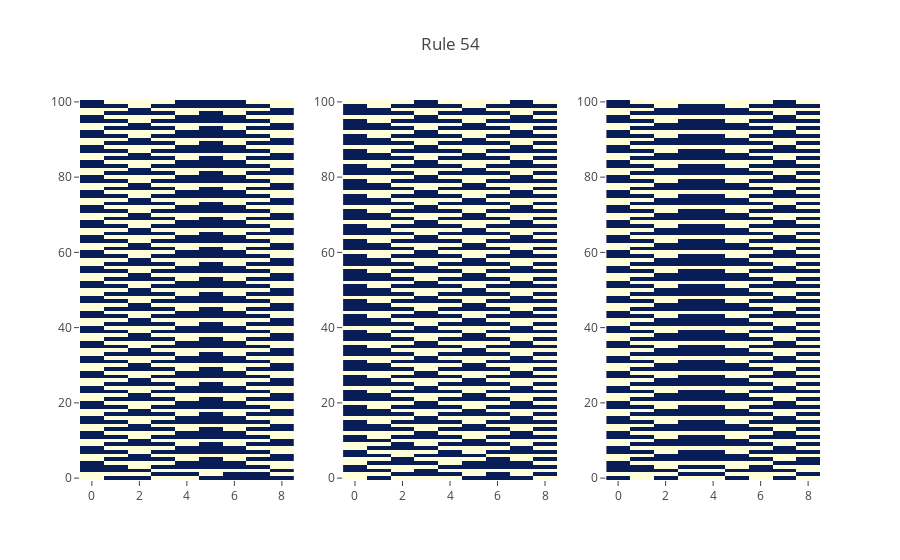

Notebook cell for this chart:
### Markdown cell above
### Class 4

Class 4 CA form areas of repetive states but also structures that interact in a complicated way.

### Code cell
rule = 54

figure = tools.make_subplots(rows=1, cols=3, print_grid=False)

figure.append_trace(
    go.Heatmap(z=simulate(np.random.randint(0, 2, 10), rule, 100), colorscale='YlGnBu', showscale=False),
1, 1)
figure.append_trace(
    go.Heatmap(z=simulate(np.random.randint(0, 2, 10), rule, 100), colorscale='YlGnBu', showscale=False),
1, 2)
figure.append_trace(
    go.Heatmap(z=simulate(np.random.randint(0, 2, 10), rule, 100), colorscale='YlGnBu', showscale=False),
1, 3)

figure['layout'].update(title=f'Rule {rule}')

py.iplot(figure)

### Figure 1 — Plotly figure (JSON) as saved in the notebook; plotly's stock layout.template omitted (floating-point values rounded to 4 significant figures; data arrays with more than 128 entries replaced by an {"elided": "..."} marker saying what was removed)
{"data": [{"colorscale": "YlGnBu", "showscale": false, "type": "heatmap", "uid": "765fb901-088b-48de-8a29-c8cdc5489d4c", "xaxis": "x", "yaxis": "y", "z": {"elided": "101x9 int values"}}, {"colorscale": "YlGnBu", "showscale": false, "type": "heatmap", "uid": "05827af7-68fd-4eef-b4ed-838e9d8eec3d", "xaxis": "x2", "yaxis": "y2", "z": {"elided": "101x9 int values"}}, {"colorscale": "YlGnBu", "showscale": false, "type": "heatmap", "uid": "878eada2-7e28-45c0-b8b2-c9a4a5e31713", "xaxis": "x3", "yaxis": "y3", "z": {"elided": "101x9 int values"}}], "layout": {"title": {"text": "Rule 54"}, "xaxis": {"anchor": "y", "domain": [0, 0.2889]}, "xaxis2": {"anchor": "y2", "domain": [0.3556, 0.6444]}, "xaxis3": {"anchor": "y3", "domain": [0.7111, 1]}, "yaxis": {"anchor": "x", "domain": [0, 1]}, "yaxis2": {"anchor": "x2", "domain": [0, 1]}, "yaxis3": {"anchor": "x3", "domain": [0, 1]}}}
